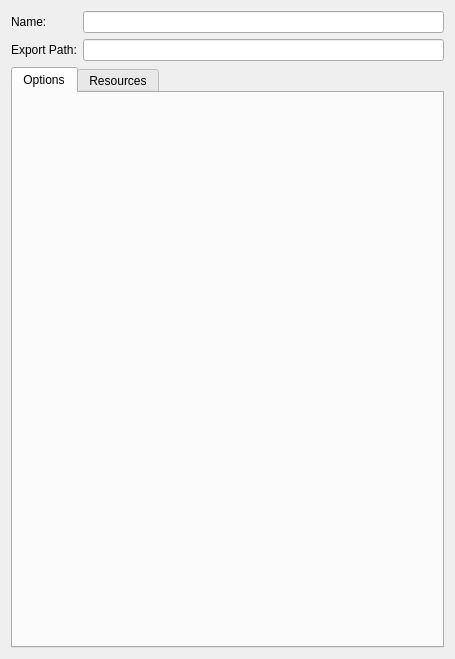
<?xml version="1.0" encoding="UTF-8"?>
<ui version="4.0">
 <class>MacOSExportPresetWidget</class>
 <widget class="QWidget" name="MacOSExportPresetWidget">
  <property name="geometry">
   <rect>
    <x>0</x>
    <y>0</y>
    <width>455</width>
    <height>659</height>
   </rect>
  </property>
  <property name="windowTitle">
   <string>Form</string>
  </property>
  <layout class="QVBoxLayout" name="verticalLayout">
   <item>
    <layout class="QGridLayout" name="gridLayout">
     <property name="bottomMargin">
      <number>0</number>
     </property>
     <item row="0" column="0">
      <widget class="QLabel" name="m_name_label">
       <property name="text">
        <string>Name:</string>
       </property>
      </widget>
     </item>
     <item row="2" column="1">
      <widget class="QLineEdit" name="m_export_path_edit"/>
     </item>
     <item row="0" column="1">
      <widget class="QLineEdit" name="m_name_edit"/>
     </item>
     <item row="2" column="0">
      <widget class="QLabel" name="m_export_path_label">
       <property name="text">
        <string>Export Path:</string>
       </property>
      </widget>
     </item>
    </layout>
   </item>
   <item>
    <widget class="QTabWidget" name="m_tab_widget">
     <property name="currentIndex">
      <number>0</number>
     </property>
     <widget class="QWidget" name="m_options_tab">
      <attribute name="title">
       <string>Options</string>
      </attribute>
      <layout class="QVBoxLayout" name="verticalLayout_2"/>
     </widget>
     <widget class="QWidget" name="m_resources_tab">
      <attribute name="title">
       <string>Resources</string>
      </attribute>
     </widget>
    </widget>
   </item>
  </layout>
 </widget>
 <resources/>
 <connections/>
</ui>
